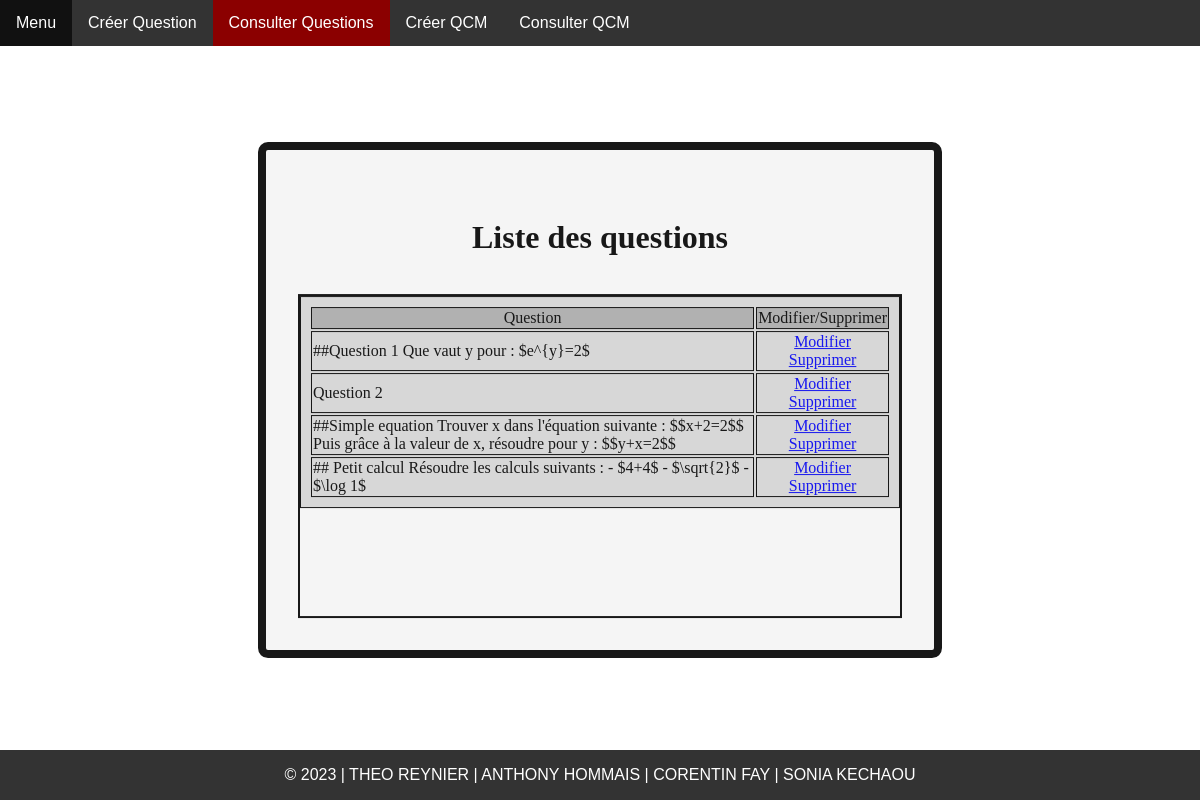
/lquestion, run on an earlier commit of the app's database.
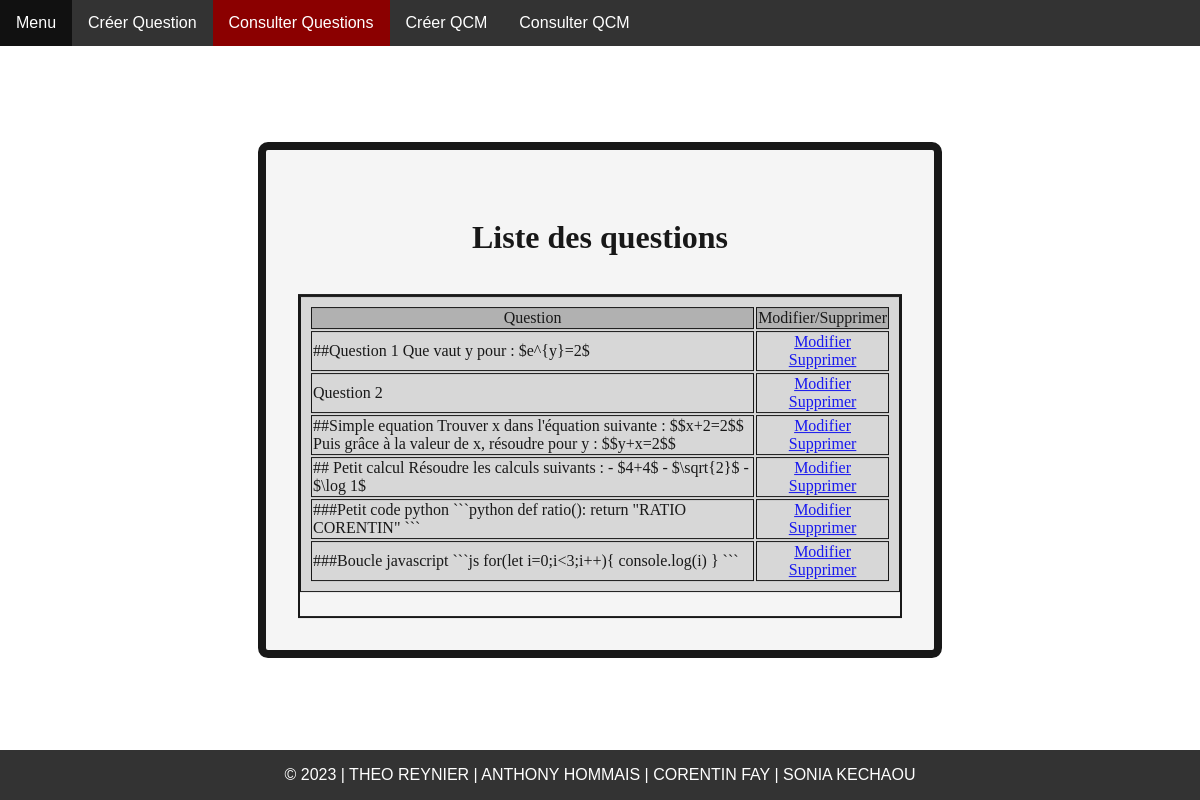
And on a later commit of the database.
### serveur.py (models this page shows, shortened)
class Question(db.Model):
    idQ = db.Column(db.Integer, primary_key=True)
    enonce = db.Column(db.String(300), nullable=False)

### serveur.py (the view)
@app.route("/lquestion",methods = ['GET'])
def lquestion():
    questions = db.session.query(Question).all()        #Récupération questions de la base de données
    return render_template("lquestion.html",lquestion=questions,page="Consulter")

### templates/lquestion.html (shortened to what this page needs)
<!DOCTYPE html>
<html lang="en">
<head>
    <link href="/static/style.css" rel="stylesheet">
    {%include 'partials/Biblio.html'%}
</head>
<body>
    {%include 'partials/_nav.html'%}
    <div class="menu">
        <h1>Liste des questions</h1>
        <div class="listeQ">
            <table>
                <tr class="top">
                    <td>Question</td>
                    <td>Modifier/Supprimer</td>
                </tr>
                {% for questions in lquestion %}
                <tr>
                    <td class="left" id="{{questions.idQ}}">{{questions.enonce}}</td>
                    <td>
                        <a href="{{ url_for('modifier', id=questions.idQ)}}">Modifier</a>
                        <br>
                        <a href="{{ url_for('supprimer', id=questions.idQ)}}">Supprimer</a>
                    </td>
                </tr>
                {% endfor %}
            </table>
        </div>
    </div>
    {%include 'partials/footer.html'%}
</body>

What changed in the data, as far as the page shows it:
added Question: enonce "###Petit code python ```python def ratio(): return \"RATIO CORENTIN\" ```"
added Question: enonce "###Boucle javascript ```js for(let i=0;i<3;i++){ console.log(i) } ```"
